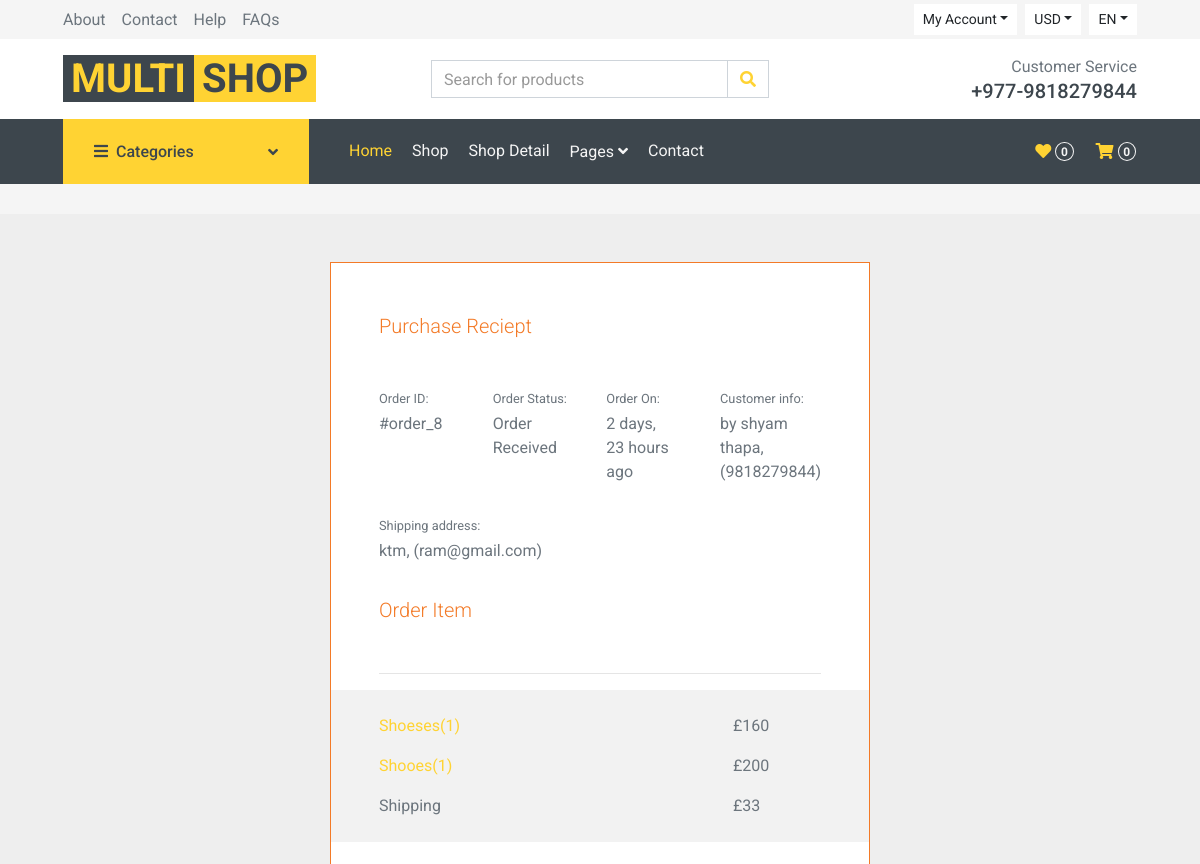
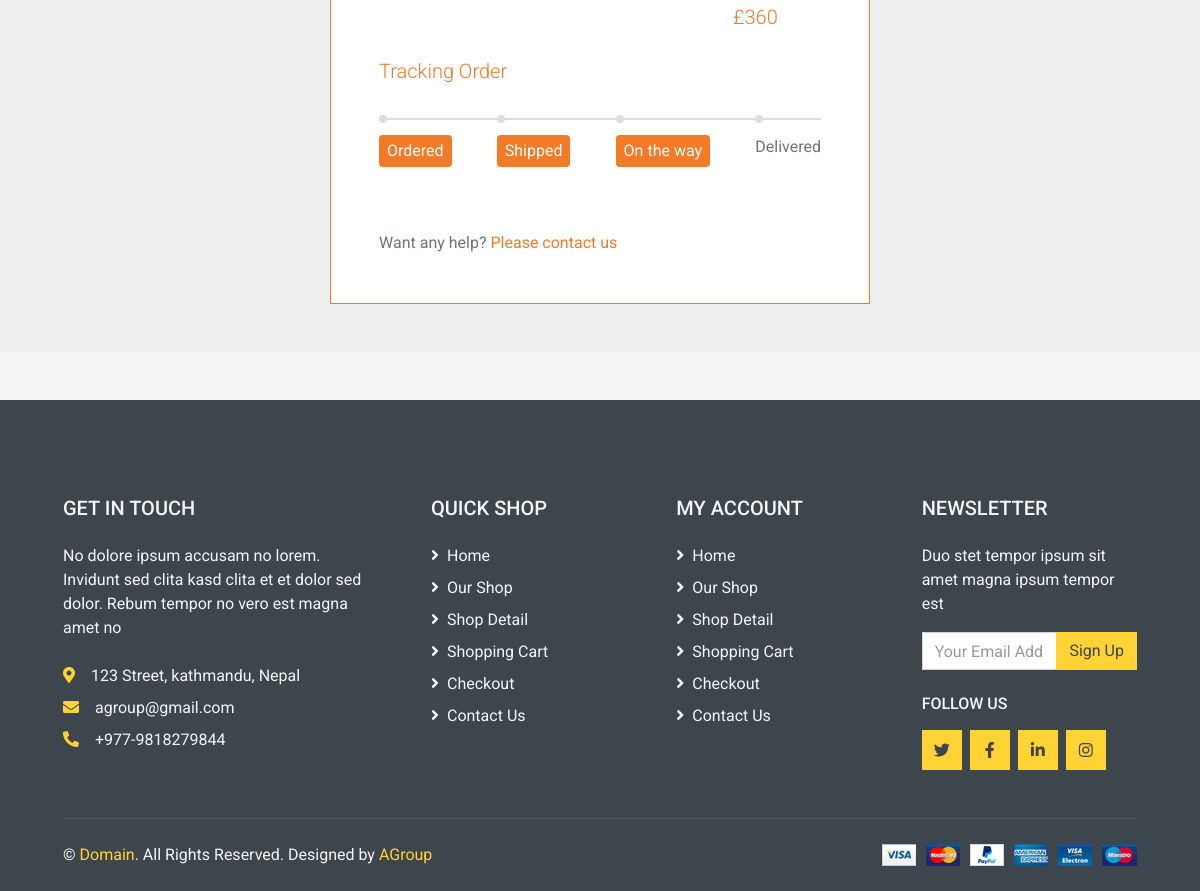
The page /profile/order-8/ (signed in) on the database its author committed (2 pictures, top to bottom).
### shop/models.py (models this page shows, shortened)
class Order(models.Model):
    cart = models.OneToOneField(Cart, on_delete=models.CASCADE)
    ordered_by = models.CharField(max_length=200)
    shipping_address = models.CharField(max_length=200)
    mobile = models.CharField(max_length=10)
    email = models.EmailField(null=True, blank=True)
    subtotal = models.PositiveIntegerField()
    discount = models.PositiveIntegerField()
    total = models.PositiveIntegerField()
    order_status = models.CharField(max_length=50, choices=ORDER_STATUS)
    created_at = models.DateTimeField(auto_now_add=True)

class cartProduct(models.Model):
    cart = models.ForeignKey(Cart, on_delete=models.CASCADE)
    product = models.ForeignKey(Product, on_delete=models.CASCADE)
    rate = models.PositiveIntegerField()
    quantity = models.PositiveIntegerField()
    subtotal = models.PositiveIntegerField()

class Product(models.Model):
    category = models.ForeignKey(Category, on_delete=models.CASCADE)
    title = models.CharField(max_length=200)
    slug = models.SlugField(unique=True)
    image = models.ImageField(upload_to="products/pimg")
    marked_price = models.PositiveIntegerField()
    selling_price = models.PositiveIntegerField()
    description = models.TextField()
    warranty = models.CharField(max_length=300, null=True, blank=True)
    return_policy = models.CharField(max_length=300, null=True, blank=True)
    view_count = models.PositiveIntegerField(default=0)

### shop/views.py (the view)
# urls.py: path("profile/order-<int:pk>/", CustomerOrderDetail.as_view(),
class CustomerOrderDetail(DetailView):
    template_name = "customerorderdetail.html"
    model = Order
    context_object_name = "ord_obj"
    def dispatch(self, request, *args, **kwargs):
        if request.user.is_authenticated and Customer.objects.filter(user=request.user).exists():
            order_id = self.kwargs["pk"]
            order = Order.objects.get(id=order_id)
            if request.user.customer != order.cart.customer:
                return redirect("shop:customerprofile")
        else:
            return redirect("/login/?next=/profile/")
        return super().dispatch(request, *args, **kwargs)

### templates/customerorderdetail.html (shortened to what this page needs)
{% extends 'base.html' %}
{% load humanize %}
{% block body %}
<section class="h-100  h-custom" style="background-color: #eee;">
    <div class="container py-5 h-100">
      <div class="row d-flex justify-content-center align-items-center h-100">
        <div class="col-lg-8 col-xl-6">
          <div class="card border-top border-bottom border-3" style="border-color: #f37a27 !important;">
            <div class="card-body p-5">
              <p class="lead fw-bold mb-5" style="color: #f37a27;">Purchase Reciept</p>
              <div class="row">
                <div class="col mb-3">
                  <p class="small text-muted mb-1">Order ID:</p>
                  <p>#order_{{ord_obj.id}}</p>
                </div>
                <div class="col mb-3">
                  <p class="small text-muted mb-1">Order Status:</p>
                  <p>{{ord_obj.order_status}}</p>
                </div>
                <div class="col mb-3">
                    <p class="small text-muted mb-1">Order On:</p>
                    <p>{{ord_obj.created_at|timesince}} ago</p>
                  </div>
                  <div class="col mb-3">
                    <p class="small text-muted mb-1">Customer info:</p>
                    <p>by {{ord_obj.ordered_by}}, ({{ord_obj.mobile}})</p>
                  </div>
                  <div class="col mb-3">
                    <p class="small text-muted mb-1">Shipping address:</p>
                    <p>{{ord_obj.shipping_address}}, ({{ord_obj.email}})</p>
                  </div>
              </div>
              <p class="lead fw-bold mb-5" style="color: #f37a27;">Order Item</p>
              <hr>
              <div class="mx-n5 px-5 py-4" style="background-color: #f2f2f2;">
                <div class="row">
                  <div class="col-md-8 col-lg-9">
                    {% for cp in ord_obj.cart.cartproduct_set.all %}
                    <a target="_blank" href="{% url 'shop:productdetail' cp.product.slug %}"<p>{{cp.product.title}}({{cp.quantity}})</p></a>
                    {% endfor %}
                  </div>
                  <div class="col-md-4 col-lg-3">
                    {% for cd in ord_obj.cart.cartproduct_set.all %}
                    <p>£{{cd.rate|intcomma}}</p>
                    {% endfor %}
                  </div>
                </div>
                <div class="row">
                  <div class="col-md-8 col-lg-9">
                    <p class="mb-0">Shipping</p>
                  </div>
                  <div class="col-md-4 col-lg-3">
                    <p class="mb-0">£33</p>
                  </div>
                </div>
              </div>
              <div class="row my-4">
                <div class="col-md-4 offset-md-8 col-lg-3 offset-lg-9">
                  <p class="lead fw-bold mb-0" style="color: #f37a27;">£{{ord_obj.total|intcomma}}</p>
                </div>
              </div>
              <p class="lead fw-bold mb-4 pb-2" style="color: #f37a27;">Tracking Order</p>
              <div class="row">
                <div class="col-lg-12">
                  <div class="horizontal-timeline">
                    <ul class="list-inline items d-flex justify-content-between">
                      <li class="list-inline-item items-list">
                        <p class="py-1 px-2 rounded text-white" style="background-color: #f37a27;">Ordered</p
                          class="py-1 px-2 rounded text-white" style="background-color: #f37a27;">
                      </li>
                      <li class="list-inline-item items-list">
                        <p class="py-1 px-2 rounded text-white" style="background-color: #f37a27;">Shipped</p
                          class="py-1 px-2 rounded text-white" style="background-color: #f37a27;">
                      </li>
                      <li class="list-inline-item items-list">
                        <p class="py-1 px-2 rounded text-white" style="background-color: #f37a27;">On the way
                        </p>
                      </li>
                      <li class="list-inline-item items-list text-end" style="margin-right: 8px;">
                        <p style="margin-right: -8px;">Delivered</p>
                      </li>
                    </ul>
                  </div>
                </div>
              </div>
              <p class="mt-4 pt-2 mb-0">Want any help? <a href="#!" style="color: #f37a27;">Please contact
                  us</a></p>
            </div>
          </div>
        </div>
      </div>
    </div>
  </section>
{% endblock body %}

### templates/customerorderdetail.html (style rules this page uses)
@media (min-width: 1025px) { .h-custom { height: 95vh ; } }
.horizontal-timeline .items { border-top: 2px solid #ddd; }
.horizontal-timeline .items .items-list { position: relative; margin-right: 0; }
.horizontal-timeline .items .items-list:before { content: ""; position: absolute; height: 8px; width: 8px; border-radius: 50%; background-color: #ddd; top: 0; margin-top: -5px; }
.horizontal-timeline .items .items-list { padding-top: 15px; }

### rows shown on the page
Order: id "8", order_status "Order Received", created_at "2 days, 23 hours", ordered_by "shyam thapa", mobile "9818279844", shipping_address "ktm", email "ram@gmail.com", total "360"
cartProduct: product "Shoeses", quantity "1", rate "160"
cartProduct: product "Shooes", quantity "1", rate "200"
